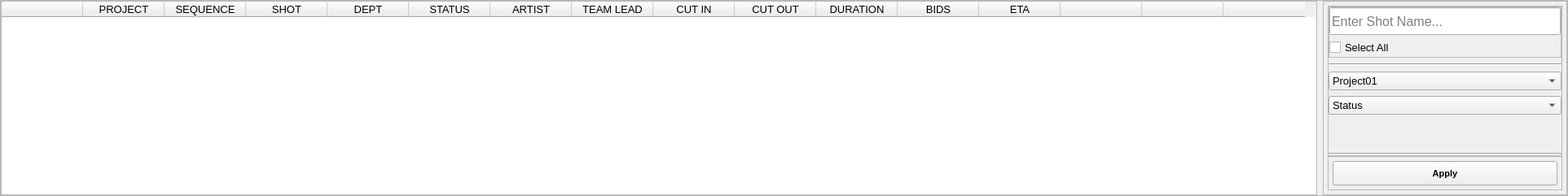
                     <widget class="QWidget" name="all_shots_page">
                      <layout class="QGridLayout" name="gridLayout_46">
                       <property name="leftMargin">
                        <number>0</number>
                       </property>
                       <property name="topMargin">
                        <number>0</number>
                       </property>
                       <property name="rightMargin">
                        <number>0</number>
                       </property>
                       <property name="bottomMargin">
                        <number>0</number>
                       </property>
                       <property name="spacing">
                        <number>0</number>
                       </property>
                       <item row="0" column="0">
                        <widget class="QFrame" name="frame_20">
                         <property name="frameShape">
                          <enum>QFrame::StyledPanel</enum>
                         </property>
                         <property name="frameShadow">
                          <enum>QFrame::Raised</enum>
                         </property>
                         <layout class="QGridLayout" name="gridLayout_45">
                          <property name="leftMargin">
                           <number>0</number>
                          </property>
                          <property name="topMargin">
                           <number>0</number>
                          </property>
                          <property name="rightMargin">
                           <number>0</number>
                          </property>
                          <property name="bottomMargin">
                           <number>0</number>
                          </property>
                          <property name="horizontalSpacing">
                           <number>7</number>
                          </property>
                          <property name="verticalSpacing">
                           <number>0</number>
                          </property>
                          <item row="1" column="1">
                           <widget class="QFrame" name="filter_frame">
                            <property name="minimumSize">
                             <size>
                              <width>300</width>
                              <height>0</height>
                             </size>
                            </property>
                            <property name="maximumSize">
                             <size>
                              <width>500</width>
                              <height>16777215</height>
                             </size>
                            </property>
                            <property name="styleSheet">
                             <string notr="true"/>
                            </property>
                            <property name="frameShape">
                             <enum>QFrame::StyledPanel</enum>
                            </property>
                            <property name="frameShadow">
                             <enum>QFrame::Raised</enum>
                            </property>
                            <layout class="QGridLayout" name="gridLayout_65">
                             <property name="leftMargin">
                              <number>5</number>
                             </property>
                             <property name="topMargin">
                              <number>5</number>
                             </property>
                             <property name="rightMargin">
                              <number>5</number>
                             </property>
                             <property name="bottomMargin">
                              <number>5</number>
                             </property>
                             <property name="spacing">
                              <number>0</number>
                             </property>
                             <item row="0" column="0">
                              <widget class="QFrame" name="frame_43">
                               <property name="frameShape">
                                <enum>QFrame::StyledPanel</enum>
                               </property>
                               <property name="frameShadow">
                                <enum>QFrame::Raised</enum>
                               </property>
                               <layout class="QGridLayout" name="gridLayout_17">
                                <property name="leftMargin">
                                 <number>0</number>
                                </property>
                                <property name="topMargin">
                                 <number>0</number>
                                </property>
                                <property name="rightMargin">
                                 <number>0</number>
                                </property>
                                <property name="bottomMargin">
                                 <number>0</number>
                                </property>
                                <property name="horizontalSpacing">
                                 <number>0</number>
                                </property>
                                <property name="verticalSpacing">
                                 <number>7</number>
                                </property>
                                <item row="0" column="0">
                                 <widget class="QFrame" name="frame_44">
                                  <property name="frameShape">
                                   <enum>QFrame::StyledPanel</enum>
                                  </property>
                                  <property name="frameShadow">
                                   <enum>QFrame::Raised</enum>
                                  </property>
                                  <layout class="QGridLayout" name="gridLayout_44">
                                   <property name="leftMargin">
                                    <number>0</number>
                                   </property>
                                   <property name="topMargin">
                                    <number>0</number>
                                   </property>
                                   <property name="rightMargin">
                                    <number>0</number>
                                   </property>
                                   <property name="bottomMargin">
                                    <number>0</number>
                                   </property>
                                   <property name="horizontalSpacing">
                                    <number>0</number>
                                   </property>
                                   <property name="verticalSpacing">
                                    <number>5</number>
                                   </property>
                                   <item row="1" column="0">
                                    <widget class="QCheckBox" name="sel_all_shtTable_chkBox">
                                     <property name="font">
                                      <font>
                                       <family>Segoe UI</family>
                                       <pointsize>10</pointsize>
                                      </font>
                                     </property>
                                     <property name="text">
                                      <string>Select All</string>
                                     </property>
                                    </widget>
                                   </item>
                                   <item row="1" column="1">
                                    <widget class="QPushButton" name="assign_leads_btn">
                                     <property name="cursor">
                                      <cursorShape>PointingHandCursor</cursorShape>
                                     </property>
                                     <property name="toolTip">
                                      <string>Assign to Leads</string>
                                     </property>
                                     <property name="text">
                                      <string/>
                                     </property>
                                     <property name="icon">
                                      <iconset resource="../files.qrc">
                                       <normaloff>:/24x24/icons/24x24/cil-user-follow.png</normaloff>:/24x24/icons/24x24/cil-user-follow.png</iconset>
                                     </property>
                                     <property name="iconSize">
                                      <size>
                                       <width>20</width>
                                       <height>20</height>
                                      </size>
                                     </property>
                                     <property name="flat">
                                      <bool>true</bool>
                                     </property>
                                    </widget>
                                   </item>
                                   <item row="0" column="0" colspan="2">
                                    <widget class="QLineEdit" name="shot_search_lineEdit">
                                     <property name="sizePolicy">
                                      <sizepolicy hsizetype="Expanding" vsizetype="Fixed">
                                       <horstretch>0</horstretch>
                                       <verstretch>0</verstretch>
                                      </sizepolicy>
                                     </property>
                                     <property name="minimumSize">
                                      <size>
                                       <width>0</width>
                                       <height>34</height>
                                      </size>
                                     </property>
                                     <property name="font">
                                      <font>
                                       <family>Segoe UI</family>
                                       <pointsize>12</pointsize>
                                      </font>
                                     </property>
                                     <property name="frame">
                                      <bool>true</bool>
                                     </property>
                                     <property name="placeholderText">
                                      <string>Enter Shot Name...</string>
                                     </property>
                                    </widget>
                                   </item>
                                  </layout>
                                 </widget>
                                </item>
                                <item row="5" column="0">
                                 <widget class="Line" name="line_9">
                                  <property name="orientation">
                                   <enum>Qt::Horizontal</enum>
                                  </property>
                                 </widget>
                                </item>
                                <item row="7" column="0">
                                 <widget class="QComboBox" name="stat_filter_cb">
                                  <property name="font">
                                   <font>
                                    <family>Segoe UI</family>
                                    <pointsize>10</pointsize>
                                   </font>
                                  </property>
                                  <item>
                                   <property name="text">
                                    <string>Status</string>
                                   </property>
                                  </item>
                                  <item>
                                   <property name="text">
                                    <string>Status2</string>
                                   </property>
                                  </item>
                                  <item>
                                   <property name="text">
                                    <string>Status3</string>
                                   </property>
                                  </item>
                                 </widget>
                                </item>
                                <item row="9" column="0">
                                 <widget class="Line" name="line_14">
                                  <property name="orientation">
                                   <enum>Qt::Horizontal</enum>
                                  </property>
                                 </widget>
                                </item>
                                <item row="6" column="0">
                                 <widget class="QComboBox" name="pro_filter_cb">
                                  <property name="font">
                                   <font>
                                    <family>Segoe UI</family>
                                    <pointsize>10</pointsize>
                                   </font>
                                  </property>
                                  <item>
                                   <property name="text">
                                    <string>Project01</string>
                                   </property>
                                  </item>
                                  <item>
                                   <property name="text">
                                    <string>Project02</string>
                                   </property>
                                  </item>
                                  <item>
                                   <property name="text">
                                    <string>Project03</string>
                                   </property>
                                  </item>
                                 </widget>
                                </item>
                                <item row="8" column="0">
                                 <spacer name="verticalSpacer_4">
                                  <property name="orientation">
                                   <enum>Qt::Vertical</enum>
                                  </property>
                                  <property name="sizeHint" stdset="0">
                                   <size>
                                    <width>20</width>
                                    <height>40</height>
                                   </size>
                                  </property>
                                 </spacer>
                                </item>
                               </layout>
                              </widget>
                             </item>
                             <item row="1" column="0">
                              <widget class="QFrame" name="frame_45">
                               <property name="frameShape">
                                <enum>QFrame::StyledPanel</enum>
                               </property>
                               <property name="frameShadow">
                                <enum>QFrame::Raised</enum>
                               </property>
                               <layout class="QGridLayout" name="gridLayout_29">
                                <property name="leftMargin">
                                 <number>5</number>
                                </property>
                                <property name="topMargin">
                                 <number>5</number>
                                </property>
                                <property name="rightMargin">
                                 <number>5</number>
                                </property>
                                <property name="bottomMargin">
                                 <number>5</number>
                                </property>
                                <property name="verticalSpacing">
                                 <number>7</number>
                                </property>
                                <item row="0" column="0">
                                 <widget class="QPushButton" name="apply_filter_btn">
                                  <property name="minimumSize">
                                   <size>
                                    <width>80</width>
                                    <height>30</height>
                                   </size>
                                  </property>
                                  <property name="font">
                                   <font>
                                    <family>Segoe UI</family>
                                    <pointsize>8</pointsize>
                                    <weight>75</weight>
                                    <bold>true</bold>
                                   </font>
                                  </property>
                                  <property name="cursor">
                                   <cursorShape>PointingHandCursor</cursorShape>
                                  </property>
                                  <property name="text">
                                   <string>Apply</string>
                                  </property>
                                  <property name="icon">
                                   <iconset resource="../files.qrc">
                                    <normaloff>:/24x24/icons/24x24/cil-check-alt.png</normaloff>:/24x24/icons/24x24/cil-check-alt.png</iconset>
                                  </property>
                                  <property name="iconSize">
                                   <size>
                                    <width>13</width>
                                    <height>13</height>
                                   </size>
                                  </property>
                                 </widget>
                                </item>
                               </layout>
                              </widget>
                             </item>
                            </layout>
                           </widget>
                          </item>
                          <item row="0" column="0" rowspan="2">
                           <widget class="QFrame" name="frame_22">
                            <property name="frameShape">
                             <enum>QFrame::StyledPanel</enum>
                            </property>
                            <property name="frameShadow">
                             <enum>QFrame::Raised</enum>
                            </property>
                            <layout class="QGridLayout" name="gridLayout_32">
                             <property name="leftMargin">
                              <number>0</number>
                             </property>
                             <property name="topMargin">
                              <number>0</number>
                             </property>
                             <property name="rightMargin">
                              <number>0</number>
                             </property>
                             <property name="bottomMargin">
                              <number>0</number>
                             </property>
                             <property name="spacing">
                              <number>0</number>
                             </property>
                             <item row="0" column="0">
                              <widget class="QTableWidget" name="all_shots_tbWidget">
                               <property name="font">
                                <font>
                                 <family>Segoe UI</family>
                                 <pointsize>10</pointsize>
                                </font>
                               </property>
                               <property name="focusPolicy">
                                <enum>Qt::NoFocus</enum>
                               </property>
                               <property name="frameShape">
                                <enum>QFrame::NoFrame</enum>
                               </property>
                               <property name="frameShadow">
                                <enum>QFrame::Sunken</enum>
                               </property>
                               <property name="sizeAdjustPolicy">
                                <enum>QAbstractScrollArea::AdjustToContents</enum>
                               </property>
                               <property name="editTriggers">
                                <set>QAbstractItemView::NoEditTriggers</set>
                               </property>
                               <property name="dragDropMode">
                                <enum>QAbstractItemView::NoDragDrop</enum>
                               </property>
                               <property name="alternatingRowColors">
                                <bool>true</bool>
                               </property>
                               <property name="selectionBehavior">
                                <enum>QAbstractItemView::SelectRows</enum>
                               </property>
                               <property name="showGrid">
                                <bool>false</bool>
                               </property>
                               <property name="sortingEnabled">
                                <bool>false</bool>
                               </property>
                               <attribute name="verticalHeaderVisible">
                                <bool>false</bool>
                               </attribute>
                               <attribute name="verticalHeaderShowSortIndicator" stdset="0">
                                <bool>true</bool>
                               </attribute>
                               <column>
                                <property name="text">
                                 <string/>
                                </property>
                               </column>
                               <column>
                                <property name="text">
                                 <string>PROJECT</string>
                                </property>
                               </column>
                               <column>
                                <property name="text">
                                 <string>SEQUENCE</string>
                                </property>
                               </column>
                               <column>
                                <property name="text">
                                 <string>SHOT</string>
                                </property>
                               </column>
                               <column>
                                <property name="text">
                                 <string>DEPT</string>
                                </property>
                               </column>
                               <column>
                                <property name="text">
                                 <string>STATUS</string>
                                </property>
                               </column>
                               <column>
                                <property name="text">
                                 <string>ARTIST</string>
                                </property>
                               </column>
                               <column>
                                <property name="text">
                                 <string>TEAM LEAD</string>
                                </property>
                               </column>
                               <column>
                                <property name="text">
                                 <string>CUT IN</string>
                                </property>
                               </column>
                               <column>
                                <property name="text">
                                 <string>CUT OUT</string>
                                </property>
                               </column>
                               <column>
                                <property name="text">
                                 <string>DURATION</string>
                                </property>
                               </column>
                               <column>
                                <property name="text">
                                 <string>BIDS</string>
                                </property>
                               </column>
                               <column>
                                <property name="text">
                                 <string>ETA</string>
                                </property>
                               </column>
                               <column>
                                <property name="text">
                                 <string/>
                                </property>
                               </column>
                               <column>
                                <property name="text">
                                 <string/>
                                </property>
                               </column>
                               <column>
                                <property name="text">
                                 <string/>
                                </property>
                               </column>
                              </widget>
                             </item>
                            </layout>
                           </widget>
                          </item>
                         </layout>
                        </widget>
                       </item>
                      </layout>
                     </widget>
